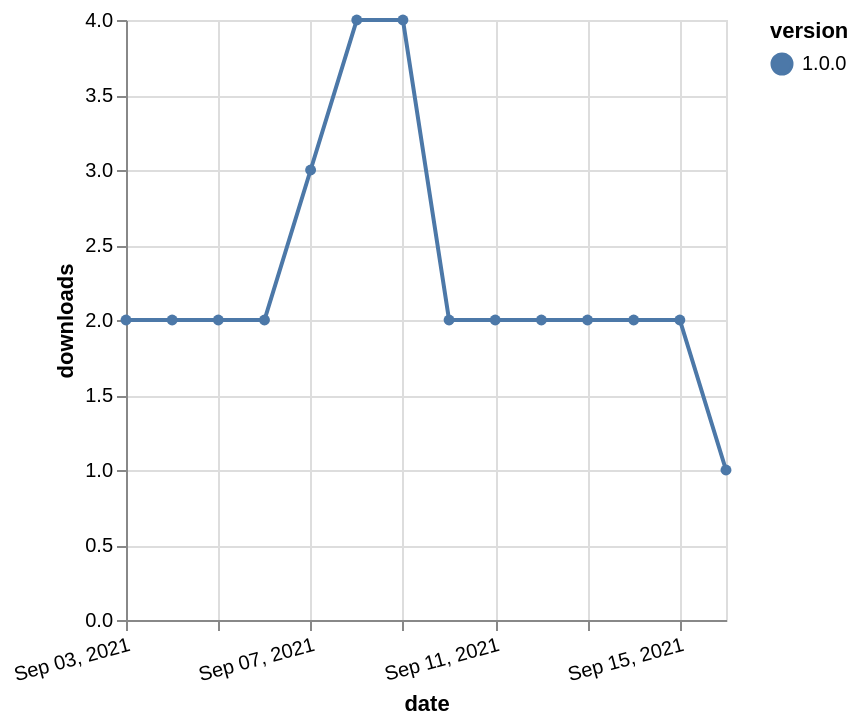

Describe this chart as a Vega-Lite specification.
### Vega-Lite specification from a JSON file in a GitHub repository (floating-point values rounded to 4 significant figures)
{"$schema": "https://vega.github.io/schema/vega-lite/v5.json", "description": "A simple bar chart with embedded data.", "data": {"values": [{"date": "2021-09-03", "total": 1517, "delta": 2, "version": "1.0.0"}, {"date": "2021-09-04", "total": 1519, "delta": 2, "version": "1.0.0"}, {"date": "2021-09-05", "total": 1521, "delta": 2, "version": "1.0.0"}, {"date": "2021-09-06", "total": 1523, "delta": 2, "version": "1.0.0"}, {"date": "2021-09-07", "total": 1526, "delta": 3, "version": "1.0.0"}, {"date": "2021-09-08", "total": 1530, "delta": 4, "version": "1.0.0"}, {"date": "2021-09-09", "total": 1534, "delta": 4, "version": "1.0.0"}, {"date": "2021-09-10", "total": 1536, "delta": 2, "version": "1.0.0"}, {"date": "2021-09-11", "total": 1538, "delta": 2, "version": "1.0.0"}, {"date": "2021-09-12", "total": 1540, "delta": 2, "version": "1.0.0"}, {"date": "2021-09-13", "total": 1542, "delta": 2, "version": "1.0.0"}, {"date": "2021-09-14", "total": 1544, "delta": 2, "version": "1.0.0"}, {"date": "2021-09-15", "total": 1546, "delta": 2, "version": "1.0.0"}, {"date": "2021-09-16", "total": 1547, "delta": 1, "version": "1.0.0"}]}, "width": "container", "mark": {"type": "line", "point": {"filled": true}}, "encoding": {"x": {"field": "date", "type": "temporal", "timeUnit": "yearmonthdate", "title": "date", "axis": {"labelAngle": -15}}, "y": {"field": "delta", "type": "quantitative", "title": "downloads"}, "color": {"field": "version", "type": "nominal"}, "tooltip": {"field": "delta"}}}
